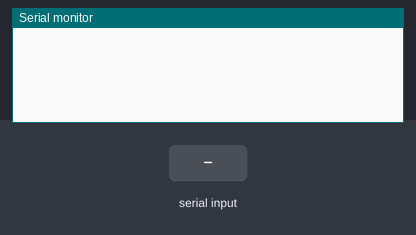
Bench run of a sketch on a simulated Arduino Uno, built with avr-gcc and run on an emulated ATmega328P. Shown: the last lines printed to the serial monitor. The test bench sets the inputs (shaded band).

Above: at 1.2 s.
1.3 s: "set," received over the second serial link
At 2.2 s:
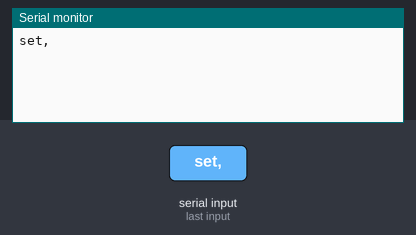
2.8 s: "set" received over the second serial link
At 3.3 s:
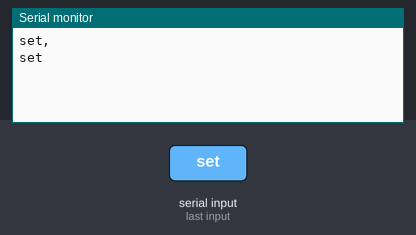

Measured:
- after the input at 1.3 s, the serial monitor: prints a new line at once (image 1)
- after the input at 2.8 s, the serial monitor: prints a new line at once (image 2)

The sketch:

Sender_2.0.ino
```cpp
#include <IRremote.h>
#include <SoftwareSerial.h>

const int NEC_BIT = 32;
const int MAX_ARR_SIZE = 39;

uint32_t custom_list[MAX_ARR_SIZE];
IRsend sender;
SoftwareSerial bthSerial(7,8);
IRrecv irrecv(11);
String str = "";

void setup() {
  // put your setup code here, to run once:
  Serial.begin(9600);
  bthSerial.begin(9600);
  irrecv.enableIRIn();
}

void loop() {
  // put your main code here, to run repeatedly:
  if (bthSerial.available()) {
    delay(10);
    while (bthSerial.available()) {
      str += (char)bthSerial.read();
    }

    Serial.println(str);

    if (str.indexOf("set,") > -1) {
      int i = str.indexOf("set");
      delay(6);
      uint32_t val = str.substring(i+4).toInt();
      str.remove(i);
      long key = str.toInt();
      setKey(key, val);
    } else if (str.indexOf("set") > -1) {
      int i = str.indexOf("set");
      delay(6);
      str.remove(i);
      long key = str.toInt();
      str = "";
      setKey(key);
    } else {
      if (str.charAt(1) > 47 && str.charAt(1) < 58) {
        str = str.substring(0, 2);
      } else {
        str = str.substring(0, 1);
      }
      Serial.println(str);
      long key = str.toInt();
      sendKey(key);
    }

    str = "";
  }

  if (Serial.available()) {
    delay(10);
    bthSerial.write(Serial.read());
  }
}

void upload (long key) {
  String str = String(custom_list[key]);
  delay(50);
  bthSerial.write(str.c_str());
}

void setKey (long key) {
//  bthSerial.write("setting");
  irrecv.resume();
  decode_results results;

  if (bthSerial.available()) {
    delay (10);
    while (bthSerial.available()) {
      str += (char)bthSerial.read();
    }
  }

  bool do_loop = true;
  while (do_loop) {
    if (irrecv.decode(&results)) {
      Serial.println(results.value);
      Serial.println(results.decode_type);
      if (results.decode_type != NEC || results.value == 0xFFFFFFFF ) { // Must be NEC! Accept no substitute!
        irrecv.resume();
      } else {
        Serial.println(results.value, HEX);
//        Serial.println(results.value);
        bthSerial.print(results.value);
        do_loop = false;
      }
    } else if (str.equalsIgnoreCase("cancel")) {
      do_loop = false;
    }
  }
}

void setKey (long key, long value) {
  custom_list[key] = value;
}

void sendKey (long key) {
  uint32_t code = custom_list[key];
  if (code != 0) {
    Serial.println(code);
    sender.sendNEC(code, NEC_BIT);
  }
}
```
